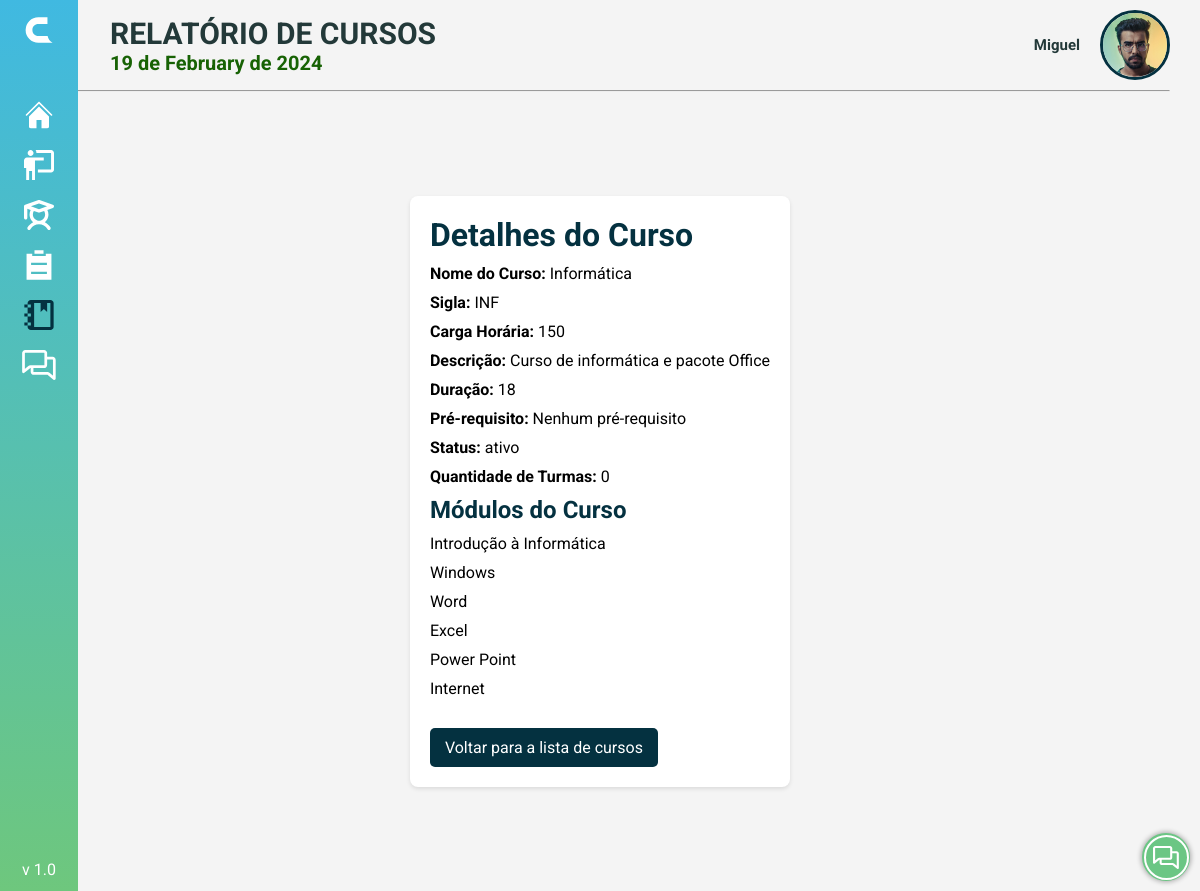
/PAGES/s_curso_detalhes.php?id=1 (signed in), run on the app's committed database.
### tables this page shows
CREATE TABLE Curso (
  Curso_id INT NOT NULL AUTO_INCREMENT,
  Curso_Nome VARCHAR(100) NOT NULL,
  Curso_Sigla CHAR(3) NOT NULL,
  Curso_Carga_horaria INT(10) NOT NULL,
  Curso_Desc VARCHAR(500) NOT NULL,
  Curso_Duracao INT NOT NULL,
  Curso_PreRequisito VARCHAR(500) NOT NULL,
  Curso_Registro DATETIME NOT NULL DEFAULT CURRENT_TIMESTAMP,
  Curso_Status CHAR(1) DEFAULT 1,
  PRIMARY KEY (Curso_id)
);

CREATE TABLE Modulo (
  Modulo_id INT NOT NULL AUTO_INCREMENT,
  Modulo_Nome VARCHAR(100) NOT NULL,
  Modulo_Desc VARCHAR(500) NOT NULL,
  Modulo_Registro DATETIME NOT NULL DEFAULT CURRENT_TIMESTAMP,
  Modulo_Status CHAR(1) DEFAULT 1,
  PRIMARY KEY (Modulo_id)
);

### PHP/data.php (called while the page is built, shortened)
<?php
    $data = date('Y-m-d');
    $numeroDia = date('d', strtotime($data));
    $nomeMes = strftime('%B', strtotime($data));
    $ano = date('Y', strtotime($data));
    $date = $numeroDia . ' de ' . $nomeMes . ' de ' . $ano;
?>

### PAGES/s_curso_detalhes.php (the view, shortened to what this page needs)
<!DOCTYPE html>
<html lang="pt-BR">
<head>
    <link rel="stylesheet" href="../PHP/sidebar/menu.css">
    <link rel="stylesheet" href="../STYLE/botao.css" />
    <link rel="stylesheet" href="../STYLE/data.css">
    <link rel="stylesheet" href="https://cdnjs.cloudflare.com/ajax/libs/font-awesome/6.3.0/css/all.min.css"
 />
    <link href='https://unpkg.com/boxicons@2.0.7/css/boxicons.min.css' rel='stylesheet'>
    <link rel="stylesheet" href="../STYLE/style_home.css">
</head>
<body>
    <?php include('../PHP/data.php'); ?>
    <?php include('../PHP/sidebar/menu.php'); ?>
    <?php include('../PHP/redes.php'); ?>
    <?php include('../PHP/dropdown.php'); ?>
    <header>
        <div class="title">
            <div class="nomedata closed">
                <h1>RELATÓRIO DE CURSOS</h1>
                <div class="php">
                    <?php echo $date; ?>
                </div>
            </div>
            <div class="user">
                <?php echo $dropdown; ?>
            </div>
        </div>
        <hr>
    </header>
    <div>
        <?php echo $sidebarHTML; ?>
    </div>
    <main>
        <?php
        $servername = "localhost";
        $username = "root";
        $password = "";
        $dbname = "CLAU";
        $conn = new mysqli($servername, $username, $password, $dbname);
        if (isset($_GET['id'])) {
            $curso_id = $_GET['id'];
            $sql = "SELECT Curso_id, Curso_Nome, Curso_Sigla, Curso_Carga_horaria, Curso_Desc, Curso_Duracao, Curso_PreRequisito, Curso_Status FROM curso WHERE Curso_id = $curso_id";
            $sql_num_turmas = "SELECT COUNT(*) AS num_turmas FROM Turma WHERE curso_cd = $curso_id";
            $result_num_turmas = mysqli_query($conn, $sql_num_turmas);
            $row_num_turmas = mysqli_fetch_assoc($result_num_turmas);
            $num_turmas = $row_num_turmas['num_turmas'];
            $result = mysqli_query($conn, $sql);
            $curso_info = mysqli_fetch_assoc($result);
            $sql_modulos = "SELECT modulo.Modulo_Nome FROM modulo
                        INNER JOIN modulo_curso ON modulo_curso.Modulo_Modulo_cd = modulo.Modulo_id
                        WHERE modulo_curso.Curso_Curso_cd = $curso_id";
            $result_modulos = mysqli_query($conn, $sql_modulos);
            ?>
            <div class="course-details">
                <div>
                <h1>Detalhes do Curso</h1>
                <ul>
                    <li><strong>Nome do Curso:</strong>
                        <?php echo $curso_info['Curso_Nome']; ?>
                    </li>
                    <li><strong>Sigla:</strong>
                        <?php echo $curso_info['Curso_Sigla']; ?>
                    </li>
                    <li><strong>Carga Horária:</strong>
                        <?php echo $curso_info['Curso_Carga_horaria']; ?>
                    </li>
                    <li><strong>Descrição:</strong>
                        <?php echo $curso_info['Curso_Desc']; ?>
                    </li>
                    <li><strong>Duração:</strong>
                        <?php echo $curso_info['Curso_Duracao']; ?>
                    </li>
                    <li><strong>Pré-requisito:</strong>
                        <?php echo $curso_info['Curso_PreRequisito']; ?>
                    </li>
                    <li><strong>Status:</strong>
                        <?php echo ($curso_info['Curso_Status'] == "1") ? "ativo" : "inativo"; ?>
                    </li>
                    <li><strong>Quantidade de Turmas:</strong> <?php echo $num_turmas; ?></li>
                </ul>
                <h2>Módulos do Curso</h2>
                <ul>
                    <?php
                    if (mysqli_num_rows($result_modulos) > 0) {
                        while ($row_modulo = mysqli_fetch_assoc($result_modulos)) {
                            echo "<li>{$row_modulo['Modulo_Nome']}</li>";
                        }
                    } else {
                        echo "<li>Nenhum módulo associado a este curso.</li>";
                    }
                    ?>
                </ul>
                <p class="back-link" onclick="voltar()">Voltar para a lista de cursos</p>
                <?php
        } else {
            echo "ID do curso não especificado.";
        }
        ?>
        </div>
    </main>
    <div class="buttons">
        <?php echo $redes; ?>
    </div>
</body>
</html>

### data on the page
curso: Curso_Nome "Informática", Curso_Sigla "INF", Curso_Carga_horaria "150", Curso_Desc "Curso de informática e pacote Office", Curso_Duracao "18", Curso_PreRequisito "Nenhum pré-requisito"
modulo: Modulo_Nome "Introdução à Informática"
modulo: Modulo_Nome "Windows"
modulo: Modulo_Nome "Word"
modulo: Modulo_Nome "Excel"
modulo: Modulo_Nome "Power Point"
modulo: Modulo_Nome "Internet"

### other printed values
$date "19 de February de 2024"
$Nome "Miguel"
$num_turmas "0"
